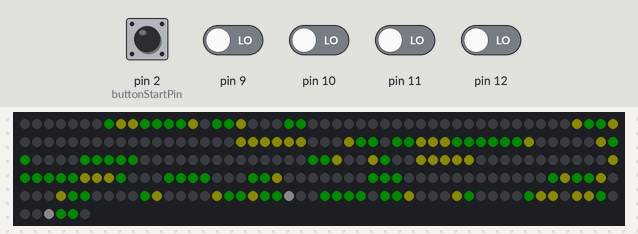
Bench run of a sketch on a simulated Arduino Uno, built with avr-gcc and run on an emulated ATmega328P. Shown: 256 RGB LEDs in strip order, left to right, continuing on the next row. Inputs (shaded band) come from the test bench; at power-on: pin 2 (buttonStartPin), pin 9–12 LOW. Dim RGB values are drawn brighter than linear.

Above: at 2.8 s.
2.9 s: pin 2 (buttonStartPin) pulled HIGH for 1.25 s
At 4.8 s:
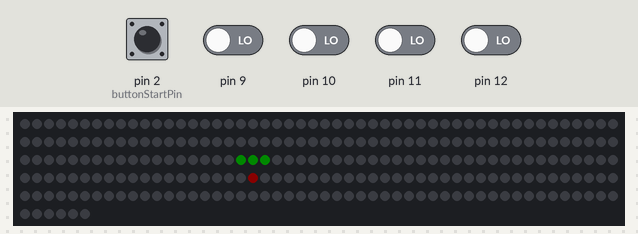
8.2 s: pin 10 driven HIGH
11.6 s: pin 11 driven HIGH
At 14.4 s:
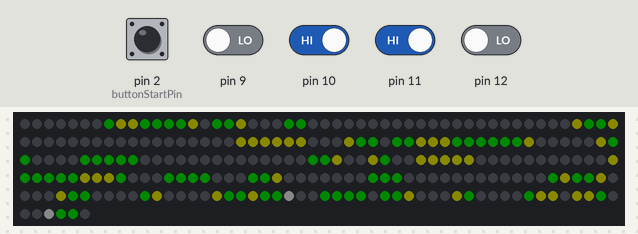
14.6 s: pin 2 (buttonStartPin) pulled HIGH for 1.25 s
At 16.8 s:
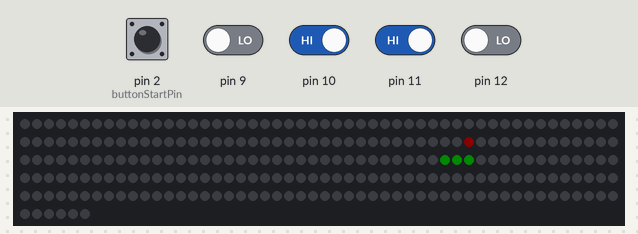
18.6 s: pin 12 driven HIGH
21.7 s: pin 12 driven LOW
Timing chart, 0 to 24.7 s (numbered marks = the images above; inputs shaded):
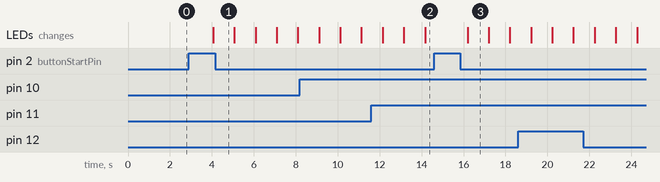

Measured:
- after the input at 2.9 s, the LEDs: change after 1.2 s (image 1)
- after the input at 14.6 s, the LEDs: change after 1.6 s (image 3)

The sketch:

arduino_snake.ino
```cpp
#include <Adafruit_NeoPixel.h>
#include <avr/power.h>
#include "Snake.h"

#define PIN            13      //Matrix data pin
#define NUMPIXELS      256

#define buttonStartPin 2

int directionButtonState = 0;
int startButtonState = 0;

Adafruit_NeoPixel matrix = Adafruit_NeoPixel(NUMPIXELS, PIN, NEO_GRB + NEO_KHZ800);

Snake snake(12, 11, 10, 9);
// Elke pixel locatie
int pixelLocationMap[16][16] = {
  {0, 1, 2, 3, 4, 5, 6, 7, 8, 9, 10, 11, 12, 13, 14, 15},
  {31, 30, 29, 28, 27, 26, 25, 24, 23, 22, 21, 20, 19, 18, 17, 16},
  {32, 33, 34, 35, 36, 37, 38, 39, 40, 41, 42, 43, 44, 45, 46, 47},
  {63, 62, 61, 60, 59, 58, 57, 56, 55, 54, 53, 52, 51, 50, 49, 48},
  {64, 65, 66, 67, 68, 69, 70, 71, 72, 73, 74, 75, 76, 77, 78, 79},
  {95, 94, 93, 92, 91, 90, 89, 88, 87, 86, 85, 84, 83, 82, 81, 80},
  {96, 97, 98, 99, 100, 101, 102, 103, 104, 105, 106, 107, 108, 109, 110, 111},
  {127, 126, 125, 124, 123, 122, 121, 120, 119, 118, 117, 116, 115, 114, 113, 112},
  {128, 129, 130, 131, 132, 133, 134, 135, 136, 137, 138, 139, 140, 141, 142, 143},
  {159, 158, 157, 156, 155, 154, 153, 152, 151, 150, 149, 148, 147, 146, 145, 144},
  {160, 161, 162, 163, 164, 165, 166, 167, 168, 169, 170, 171, 172, 173, 174, 175},
  {191, 190, 189, 188, 187, 186, 185, 184, 183, 182, 181, 180, 179, 178, 177, 176},
  {192, 193, 194, 195, 196, 197, 198, 199, 200, 201, 202, 203, 204, 205, 206, 207},
  {223, 222, 221, 220, 219, 218, 217, 216, 215, 214, 213, 212, 211, 210, 209, 208},
  {224, 225, 226, 227, 228, 229, 230, 231, 232, 233, 234, 235, 236, 237, 238, 239},
  {255, 254, 253, 252, 251, 250, 249, 248, 247, 246, 245, 244, 243, 242, 241, 240}
};

int tickDelay = 1000;

void setup() {
  matrix.begin();
  Serial.begin(9600);
  startScreenSetup();

  pinMode(buttonStartPin, INPUT);

  snake.setup();
}

void loop() {
  while (snake.running) {
    snake.loop();
    snake.display(matrix, pixelLocationMap);
  }

  matrix.clear();

  startScreenSetup();
  startScreenLoop();
  matrix.show();
  delay(tickDelay);
}

void startScreenLoop() {
  startButtonState = digitalRead(buttonStartPin);
  if (startButtonState == HIGH) {
    snake.start();
  }
}

void startScreenSetup() {

  //Laat een snake zien op het start scherm
  matrix.setPixelColor(pixelLocationMap[0][7], 0, 10, 0);
  matrix.setPixelColor(pixelLocationMap[0][8], 10, 10, 0);
  matrix.setPixelColor(pixelLocationMap[0][9], 10, 10, 0);
  matrix.setPixelColor(pixelLocationMap[0][10], 0, 10, 0);
  matrix.setPixelColor(pixelLocationMap[0][11], 0, 10, 0);
  matrix.setPixelColor(pixelLocationMap[0][12], 0, 10, 0);
  matrix.setPixelColor(pixelLocationMap[0][13], 0, 10, 0);
  matrix.setPixelColor(pixelLocationMap[0][14], 10, 10, 0);

  matrix.setPixelColor(pixelLocationMap[1][8], 0, 10, 0);
  matrix.setPixelColor(pixelLocationMap[1][9], 0, 10, 0);
  matrix.setPixelColor(pixelLocationMap[1][13], 10, 10, 0);
  matrix.setPixelColor(pixelLocationMap[1][14], 0, 10, 0);
  matrix.setPixelColor(pixelLocationMap[1][15], 0, 10, 0);

  matrix.setPixelColor(pixelLocationMap[2][14], 10, 10, 0);
  matrix.setPixelColor(pixelLocationMap[2][15], 0, 10, 0);

  matrix.setPixelColor(pixelLocationMap[3][14], 10, 10, 0);
  matrix.setPixelColor(pixelLocationMap[3][15], 0, 10, 0);


  matrix.setPixelColor(pixelLocationMap[4][4], 10, 10, 0);
  matrix.setPixelColor(pixelLocationMap[4][5], 10, 10, 0);
  matrix.setPixelColor(pixelLocationMap[4][6], 10, 10, 0);
  matrix.setPixelColor(pixelLocationMap[4][7], 10, 10, 0);
  matrix.setPixelColor(pixelLocationMap[4][8], 10, 10, 0);
  matrix.setPixelColor(pixelLocationMap[4][9], 10, 10, 0);
  matrix.setPixelColor(pixelLocationMap[4][13], 10, 10, 0);
  matrix.setPixelColor(pixelLocationMap[4][14], 0, 10, 0);
  matrix.setPixelColor(pixelLocationMap[4][15], 0, 10, 0);


  matrix.setPixelColor(pixelLocationMap[5][3], 10, 10, 0);
  matrix.setPixelColor(pixelLocationMap[5][4], 0, 10, 0);
  matrix.setPixelColor(pixelLocationMap[5][5], 0, 10, 0);
  matrix.setPixelColor(pixelLocationMap[5][6], 0, 10, 0);
  matrix.setPixelColor(pixelLocationMap[5][7], 0, 10, 0);
  matrix.setPixelColor(pixelLocationMap[5][8], 0, 10, 0);
  matrix.setPixelColor(pixelLocationMap[5][9], 0, 10, 0);
  matrix.setPixelColor(pixelLocationMap[5][10], 10, 10, 0);
  matrix.setPixelColor(pixelLocationMap[5][11], 10, 10, 0);
  matrix.setPixelColor(pixelLocationMap[5][12], 10, 10, 0);
  matrix.setPixelColor(pixelLocationMap[5][13], 0, 10, 0);
  matrix.setPixelColor(pixelLocationMap[5][14], 0, 10, 0);

  matrix.setPixelColor(pixelLocationMap[6][2], 10, 10, 0);
  matrix.setPixelColor(pixelLocationMap[6][3], 0, 10, 0);
  matrix.setPixelColor(pixelLocationMap[6][4], 0, 10, 0);
  matrix.setPixelColor(pixelLocationMap[6][9], 0, 10, 0);
  matrix.setPixelColor(pixelLocationMap[6][10], 0, 10, 0);
  matrix.setPixelColor(pixelLocationMap[6][11], 0, 10, 0);
  matrix.setPixelColor(pixelLocationMap[6][12], 0, 10, 0);
  matrix.setPixelColor(pixelLocationMap[6][13], 0, 10, 0);

  matrix.setPixelColor(pixelLocationMap[7][1], 10, 10, 0);
  matrix.setPixelColor(pixelLocationMap[7][2], 0, 10, 0);
  matrix.setPixelColor(pixelLocationMap[7][3], 0, 10, 0);

  matrix.setPixelColor(pixelLocationMap[8][1], 10, 10, 0);
  matrix.setPixelColor(pixelLocationMap[8][2], 0, 10, 0);
  matrix.setPixelColor(pixelLocationMap[8][5], 10, 10, 0);
  matrix.setPixelColor(pixelLocationMap[8][6], 10, 10, 0);
  matrix.setPixelColor(pixelLocationMap[8][7], 10, 10, 0);
  matrix.setPixelColor(pixelLocationMap[8][8], 10, 10, 0);
  matrix.setPixelColor(pixelLocationMap[8][9], 10, 10, 0);

  matrix.setPixelColor(pixelLocationMap[9][1], 0, 10, 0);
  matrix.setPixelColor(pixelLocationMap[9][2], 10, 10, 0);
  matrix.setPixelColor(pixelLocationMap[9][3], 10, 10, 0);
  matrix.setPixelColor(pixelLocationMap[9][4], 10, 10, 0);
  matrix.setPixelColor(pixelLocationMap[9][5], 0, 10, 0);
  matrix.setPixelColor(pixelLocationMap[9][6], 0, 10, 0);
  matrix.setPixelColor(pixelLocationMap[9][7], 0, 10, 0);
  matrix.setPixelColor(pixelLocationMap[9][8], 0, 10, 0);
  matrix.setPixelColor(pixelLocationMap[9][9], 0, 10, 0);
  matrix.setPixelColor(pixelLocationMap[9][10], 10, 10, 0);

  matrix.setPixelColor(pixelLocationMap[10][2], 0, 10, 0);
  matrix.setPixelColor(pixelLocationMap[10][3], 0, 10, 0);
  matrix.setPixelColor(pixelLocationMap[10][4], 0, 10, 0);
  matrix.setPixelColor(pixelLocationMap[10][5], 0, 10, 0);
  matrix.setPixelColor(pixelLocationMap[10][9], 0, 10, 0);
  matrix.setPixelColor(pixelLocationMap[10][10], 0, 10, 0);
  matrix.setPixelColor(pixelLocationMap[10][11], 10, 10, 0);

  matrix.setPixelColor(pixelLocationMap[11][10], 0, 10, 0);
  matrix.setPixelColor(pixelLocationMap[11][11], 0, 10, 0);
  matrix.setPixelColor(pixelLocationMap[11][12], 0, 10, 0);

  matrix.setPixelColor(pixelLocationMap[12][2], 0, 10, 0);
  matrix.setPixelColor(pixelLocationMap[12][3], 10, 10, 0);
  matrix.setPixelColor(pixelLocationMap[12][4], 0, 10, 0);
  matrix.setPixelColor(pixelLocationMap[12][5], 0, 10, 0);
  matrix.setPixelColor(pixelLocationMap[12][6], 10, 10, 0);
  matrix.setPixelColor(pixelLocationMap[12][11], 10, 10, 0);
  matrix.setPixelColor(pixelLocationMap[12][12], 0, 10, 0);
  matrix.setPixelColor(pixelLocationMap[12][13], 0, 10, 0);

  matrix.setPixelColor(pixelLocationMap[13][1], 10, 10, 10);
  matrix.setPixelColor(pixelLocationMap[13][2], 0, 10, 0);
  matrix.setPixelColor(pixelLocationMap[13][3], 0, 10, 0);
  matrix.setPixelColor(pixelLocationMap[13][4], 10, 10, 0);
  matrix.setPixelColor(pixelLocationMap[13][5], 0, 10, 0);
  matrix.setPixelColor(pixelLocationMap[13][6], 0, 10, 0);
  matrix.setPixelColor(pixelLocationMap[13][7], 10, 10, 0);
  matrix.setPixelColor(pixelLocationMap[13][12], 10, 10, 0);
  matrix.setPixelColor(pixelLocationMap[13][13], 0, 10, 0);

  matrix.setPixelColor(pixelLocationMap[14][1], 0, 10, 0);
  matrix.setPixelColor(pixelLocationMap[14][2], 0, 10, 0);
  matrix.setPixelColor(pixelLocationMap[14][3], 0, 10, 0);
  matrix.setPixelColor(pixelLocationMap[14][4], 0, 10, 0);
  matrix.setPixelColor(pixelLocationMap[14][6], 0, 10, 0);
  matrix.setPixelColor(pixelLocationMap[14][7], 0, 10, 0);
  matrix.setPixelColor(pixelLocationMap[14][8], 10, 10, 0);
  matrix.setPixelColor(pixelLocationMap[14][12], 10, 10, 0);
  matrix.setPixelColor(pixelLocationMap[14][13], 0, 10, 0);

  matrix.setPixelColor(pixelLocationMap[15][1], 0, 10, 0);
  matrix.setPixelColor(pixelLocationMap[15][2], 0, 10, 0);
  matrix.setPixelColor(pixelLocationMap[15][3], 10, 10, 10);
  matrix.setPixelColor(pixelLocationMap[15][7], 0, 10, 0);
  matrix.setPixelColor(pixelLocationMap[15][8], 10, 10, 0);
  matrix.setPixelColor(pixelLocationMap[15][9], 10, 10, 0);
  matrix.setPixelColor(pixelLocationMap[15][11], 10, 10, 0);
  matrix.setPixelColor(pixelLocationMap[15][12], 10, 10, 0);
  matrix.setPixelColor(pixelLocationMap[15][13], 0, 10, 0);
}
```
